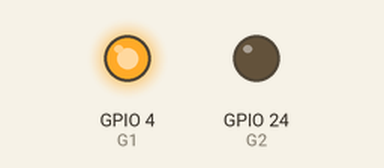
Bench run of a program on a simulated Raspberry Pi (BCM pin numbers). Shown: output pins drawn as LEDs (lit = HIGH). At 12.0 s the program stops and its outputs stay as they are.

Above: at 0.25 s.
At 11.75 s:
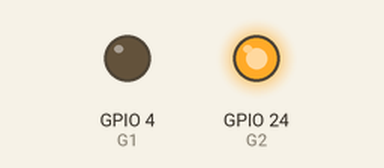
Timing chart, 0 to 13.5 s (numbered marks = the images above):
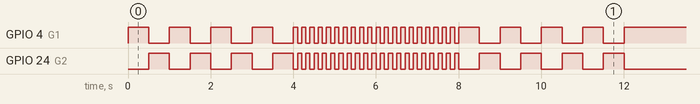

The program:

test.py
```python
import pigpio
import time

pi = pigpio.pi()


G1=4
G2=24

pi.set_mode(G1, pigpio.OUTPUT)
pi.set_mode(G2, pigpio.OUTPUT)

flash_500=[] # flash every 500 ms
flash_100=[] # flash every 100 ms

#                              ON     OFF  DELAY

flash_500.append(pigpio.pulse(1<<G1, 1<<G2, 500000))
flash_500.append(pigpio.pulse(1<<G2, 1<<G1, 500000))

flash_100.append(pigpio.pulse(1<<G1, 1<<G2, 100000))
flash_100.append(pigpio.pulse(1<<G2, 1<<G1, 100000))

pi.wave_clear() # clear any existing waveforms

pi.wave_add_generic(flash_500) # 500 ms flashes
f500 = pi.wave_create() # create and save id

pi.wave_add_generic(flash_100) # 100 ms flashes
f100 = pi.wave_create() # create and save id

pi.wave_send_repeat(f500)

time.sleep(4)

pi.wave_send_repeat(f100)

time.sleep(4)

pi.wave_send_repeat(f500)

time.sleep(4)

pi.wave_tx_stop() # stop waveform

pi.wave_clear() # clear all waveforms
```

Measured:
- by itself, GPIO 4 (G1): goes 4 × (HIGH 0.50 s, LOW 0.50 s), 20 × (HIGH 0.10 s, LOW 0.10 s), 4 × (HIGH 0.50 s, LOW 0.50 s), then HIGH
- by itself, GPIO 24 (G2): goes 3 × (HIGH 0.50 s, LOW 0.50 s), HIGH 0.50 s, 20 × (LOW 0.10 s, HIGH 0.10 s), 4 × (LOW 0.50 s, HIGH 0.50 s), then LOW
